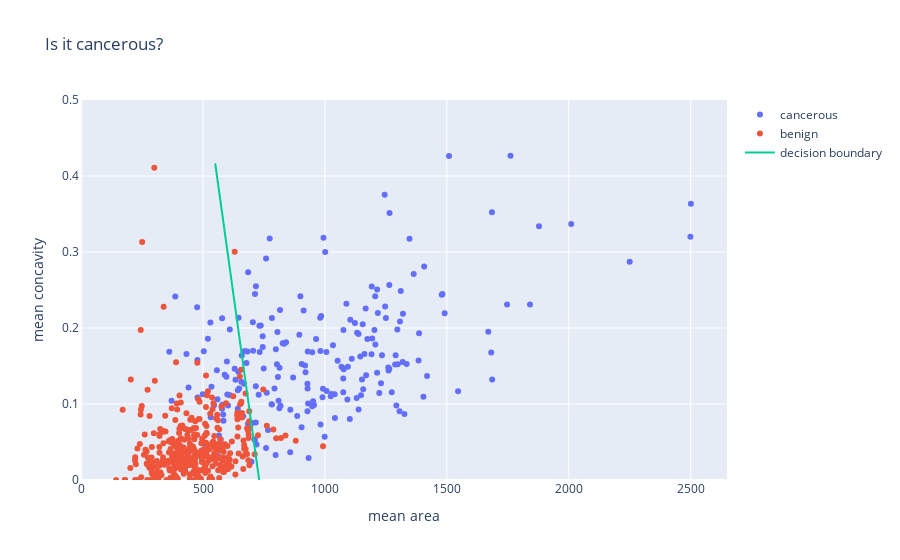

Notebook source saved alongside this figure:
### Markdown cell above
> We'll elaborate on what it means to "best match" in future lessons.

### Code cell
fig

### Figure 1 — Plotly figure (JSON) as saved in the notebook; plotly's stock layout.template omitted (floating-point values rounded to 4 significant figures; data arrays with more than 128 entries replaced by an {"elided": "..."} marker saying what was removed)
{"data": [{"marker": {"colorscale": [[0, "#440154"], [0.1111, "#482878"], [0.2222, "#3e4989"], [0.3333, "#31688e"], [0.4444, "#26828e"], [0.5556, "#1f9e89"], [0.6667, "#35b779"], [0.7778, "#6ece58"], [0.8889, "#b5de2b"], [1, "#fde725"]]}, "mode": "markers", "name": "cancerous", "type": "scatter", "x": {"elided": "212 float values"}, "y": {"elided": "212 float values"}}, {"marker": {"colorscale": [[0, "#440154"], [0.1111, "#482878"], [0.2222, "#3e4989"], [0.3333, "#31688e"], [0.4444, "#26828e"], [0.5556, "#1f9e89"], [0.6667, "#35b779"], [0.7778, "#6ece58"], [0.8889, "#b5de2b"], [1, "#fde725"]]}, "mode": "markers", "name": "benign", "type": "scatter", "x": {"elided": "357 float values"}, "y": {"elided": "357 float values"}}, {"mode": "lines", "name": "decision boundary", "type": "scatter", "x": [550, 600, 650, 700, 750], "y": [0.4166, 0.3011, 0.1856, 0.0701, -0.04534]}], "layout": {"autosize": true, "title": {"text": "Is it cancerous?"}, "xaxis": {"autorange": true, "range": [-5.171, 2650.0], "title": {"text": "mean area"}, "type": "linear"}, "yaxis": {"range": [0, 0.5], "title": {"text": "mean concavity"}, "type": "linear"}}}
